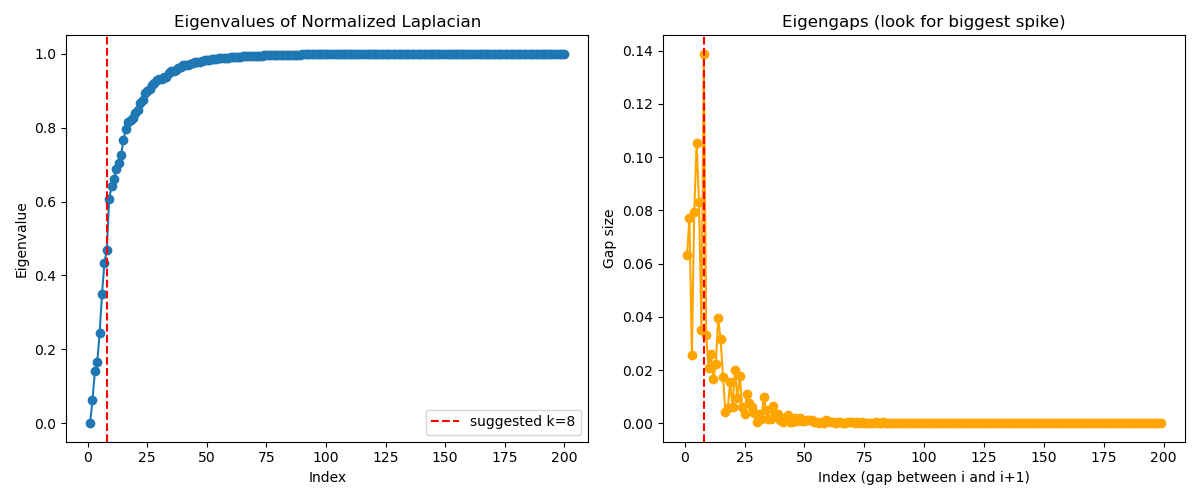

Write Python code to recreate this figure.
import numpy as np
import pandas as pd
import matplotlib.pyplot as plt
from sklearn.metrics import pairwise_kernels

mall_customer_data = pd.read_csv("/ocean/projects/cis250151p/jmathis/project1/Mall_Customers.csv")
mall_customer_data = pd.get_dummies(mall_customer_data, drop_first=True)
mall_customer_data = mall_customer_data.ffill()

print("Data shape:", mall_customer_data.shape)

#Similarity Matrix
similarity = pairwise_kernels(mall_customer_data, metric="rbf", gamma=0.001)

#Normalization
d = similarity.sum(axis=1)
D_inv_sqrt = np.diag(1.0 / np.sqrt(d + 1e-12))
L_sym = np.eye(similarity.shape[0]) - D_inv_sqrt @ similarity @ D_inv_sqrt

#Eigen decomp
eigvals, eigvecs = np.linalg.eigh(L_sym)
eigvals = np.sort(eigvals)

#Gaps
gaps = np.diff(eigvals)

#First 20 vals
print("n\First 20 eigenvalues:")
for i, val in enumerate(eigvals[:20], start=1):
    print(f"Eigenvalue {i}: {val}")

#First top 10 gaps
top_n = 10
sorted_indices = np.argsort(gaps)[::-1][:top_n]
print(f"\nTop {top_n} eigengaps:")
for idx in sorted_indices:
    print(f"Gap at index {idx+1} (between eigenvalue {idx+1} and {idx+2}): {gaps[idx]}")

#k
k = sorted_indices[0] + 1
print("\nSuggested number of clusters (Eigengap Heuristic):", k)

#Plt
plt.figure(figsize=(12,5))

#Vals
plt.subplot(1,2,1)
plt.plot(range(1, len(eigvals)+1), eigvals, marker="o")
plt.axvline(k, color="red", linestyle="--", label=f"suggested k={k}")
plt.xlabel("Index")
plt.ylabel("Eigenvalue")
plt.title("Eigenvalues of Normalized Laplacian")
plt.legend()

#Gaps
plt.subplot(1,2,2)
plt.plot(range(1, len(gaps)+1), gaps, marker="o", color="orange")
plt.axvline(k, color="red", linestyle="--")
plt.xlabel("Index (gap between i and i+1)")
plt.ylabel("Gap size")
plt.title("Eigengaps (look for biggest spike)")

plt.tight_layout()
plt.savefig("Eigengap_Heuristic")
plt.show()
plt.close()
